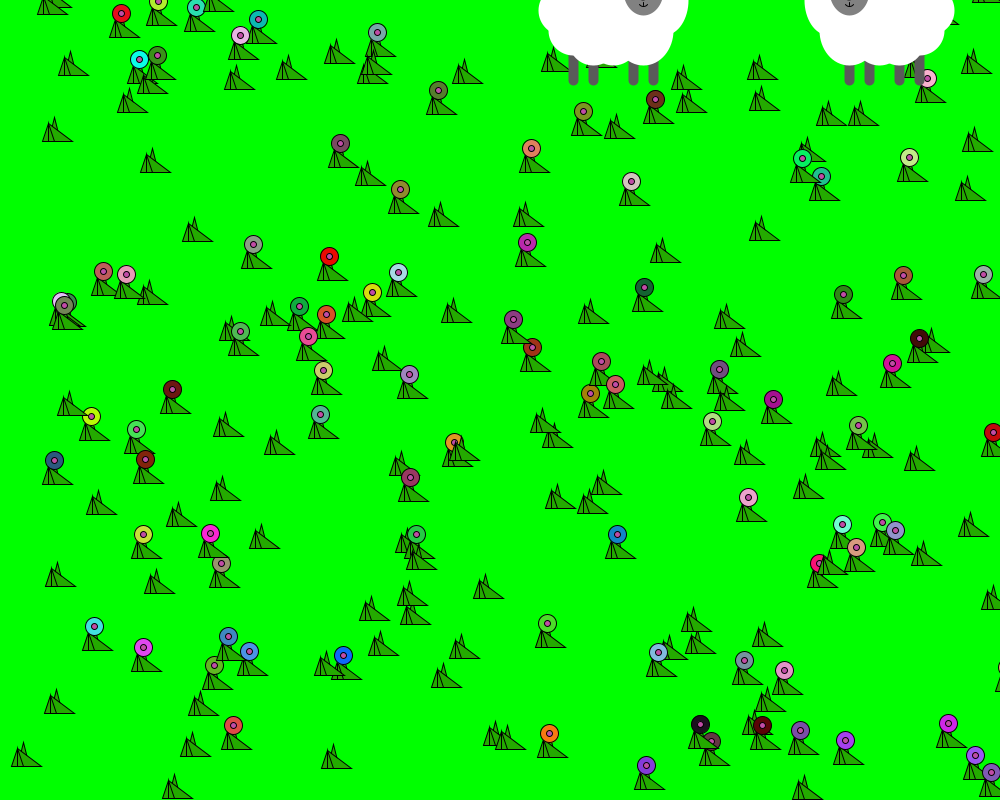
Frame 1 (no input)
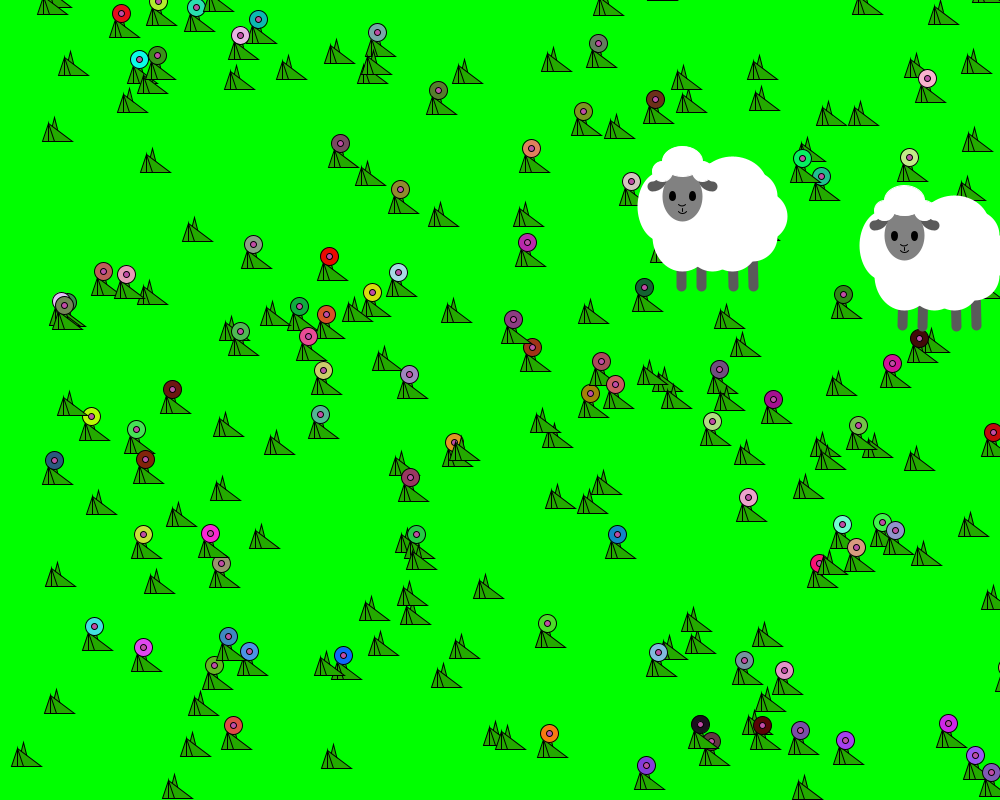
Frame 60 (the mouse pressed at the canvas centre just before this capture)
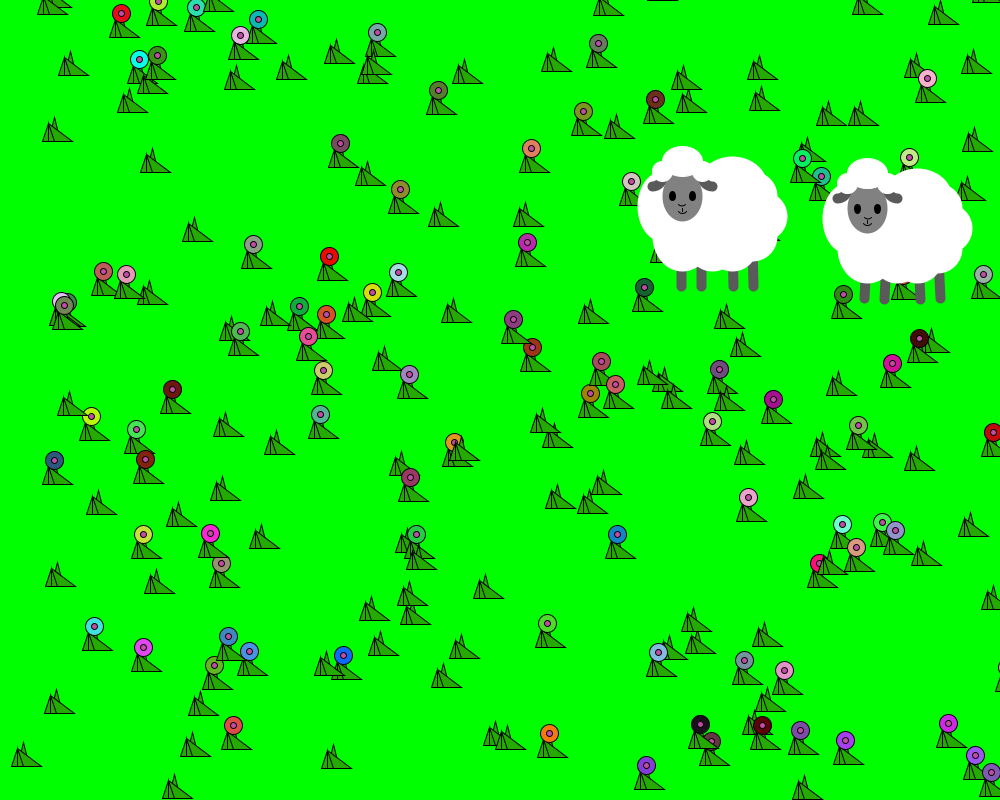
Frame 120 (the mouse held since frame 60 and released just before this capture)

The Processing sketch that drew these frames (run headless with seeded random() and noise(); from frame 60 on, the mouse is pressed at the canvas centre):

// Processing sketch: jumping_sheep
// ── jumping_sheep.pde
void setup(){
  size(1000,800);
  g=height/120;    //잔디 모눈 한칸값
  s=height/80;    //양 모눈 한칸값
  sx1=random(s*8,width-s*8); sy1=random(s*8,height-s*8);    //양1의 x,y좌표
  sx2=random(s*8,width-s*8); sy2=random(s*8,height-s*8);    //양2의 x,y좌표
  sdx1=1; sdy1=1; ss1=random(3,6);    //양1의 x,y좌표 이동방향, 양1의 속도, 점프속도, 점프좌표
  sdx2=-1; sdy2=1; ss2=random(2,4);    //양2의 x,y좌표 이동방향, 양2의 속도, 점프속도, 점프좌표
  p=1; m=-1;
}

int g;    //잔디 모눈 한칸값
int s;    //양 모눈 한칸값
float sx1,sy1;    //양1의 x,y좌표
float sx2,sy2;    //양2의 x,y좌표
float sdx1,sdy1,ss1,sa1,sjy1;    //양1의 x,y좌표 이동방향, 속도, 점프속도, 점프좌표
float sfl1,sbl1;    //양1 다리 각
float sdx2,sdy2,ss2,sa2,sjy2;    //양2의 x,y좌표 이동방향, 속도, 점프속도, 점프좌표
float sfl2,sbl2;    //양2 다리 각
float p,m;

int start=-2000;
int timer=2000;

int k;


void draw(){
  background(#00FF00);
  
  randomSeed(10);
  for(int m=0; m<100; m++){
    stroke(0);
    grass(random(width),random(height));
    flower(random(width),random(height),random(256),random(256),random(256));
  }
  
  sheep(sx1,sjy1,sdx1,sfl1,sbl1);
  sheep(sx2,sjy2,sdx2,sfl2,sbl2);
  
  int time=millis();
  
  if(time-start<timer){
    k++;
  }else{
    if(k!=0){
      k=0;
    }
    //양1 x축 움직임
    sx1+=ss1*sdx1;    //x축이동
    if(sx1+s*6>width || sx1-s*6<0){
      sdx1*=-1;
    }
  
    //양1 y축 움직임
    sa1+=ss1*0.02;    //점프속도
    sy1+=+ss1*0.1*sdy1;    //y축 이동
    sjy1=sy1-abs(sin(sa1))*s*5;    //점프
    if(sy1+s*6>height || sy1-s*6<0){
      sdy1*=-1;
    }
  
    //양1 다리 각도
    sfl1+=ss1*0.01*p;
    sbl1+=ss1*0.01*m;
    if(sfl1>60 || sfl1<0){
      p*=-1;
    }else if(sbl1<-60 || sbl1>0){
      m*=-1;
    }
  }
  
  
  if(time-start>1000 && time-start<timer){
  }else{
    //양2 x축 움직임
    sx2+=ss2*sdx2;    //x축이동
    if(sx2+s*6>width || sx2-s*6<0){
      sdx2*=-1;
    }
  
    //양2 y축 움직임
    sa2+=ss2*0.02;    //y축이동
    sy2+=+ss2*0.1*sdy2;    //점프속도
    sjy2=sy2-abs(sin(sa2))*s*5;    //점프
    if(sy2+s*6>height || sy2-s*6<0){
      sdy2*=-1;
    }
  
    //양2 다리 각도
    sfl2+=ss2*0.01*p;
    sbl2+=ss2*0.01*m;
  
    if(sfl2>60 || sfl2<0){
      p*=-1;
    }else if(sbl2<-60 || sbl2>0){
      m*=-1;
    }
  }
  
  if(sdx1!=sdx2 && sx2-s*13<sx1 && sx1<sx2+s*13 && sy2-s*15<sy1&&sy1<sy2+s*16 && k==0){    //두 양이 충돌했을때
    sdx1=-sdx1;    //첫째양의 방향이 바뀐다
    sdx2=-sdx2;    //둘째양의 방향이 바뀐다
    start=millis();
  }
}


void grass(float gi,float gt){    //잔디밭
  fill(#24AA00);    //잔디색: 초록색
  triangle(gi+g,gt,gi+g*3,gt,gi+g*2,gt-g*4);    //잔디그리기1
  triangle(gi,gt,gi+g*5,gt,gi+g,gt-g*3);    //잔디그리기2
  triangle(gi+g,gt,gi+g*2,gt,gi+g,gt-g*3);    //잔디그리기3
}

void flower(float fi,float ft,float R,float G,float B){    //꽃
  fill(#24AA00);    //잔디색: 초록색
  triangle(fi+g*6,ft,fi+g*8,ft,fi+g*7,ft-g*4);    //잔디그리기1
  triangle(fi+g*5,ft,fi+g*10,ft,fi+g*6,ft-g*3);    //잔디그리기2
  triangle(fi+g*6,ft,fi+g*7,ft,fi+g*6,ft-g*3);    //잔디그리기3
      
  fill(R,G,B);    //꽃잎색: 분홍색
  ellipse(fi+g*7,ft-g*4,g*3,g*3);    //꽃잎 그리기
  fill(#C14CA6);    //꽃중앙색: 진한분홍색
  ellipse(fi+g*7,ft-g*4,g,g);   //꽃중앙 그리기
}

void sheep(float sx,float sy,float sd,float sfl,float sbl){
  if(sd==1){
    pushMatrix();
    translate(sx-s*4,sy);
    rotate(radians(sfl));
    strokeWeight(10);
    stroke(#5A5A5A);    //다리색: 진회색
    line(-s, s*4,-s, s*8);    //다리그리기1
    line(s, s*4,s, s*8);    //다리그리기2
    popMatrix();
    
    pushMatrix();
    translate(sx+s*2,sy);
    rotate(radians(sbl));
    strokeWeight(10);
    stroke(#5A5A5A);    //다리색: 진회색
    line(-s, s*4,-s, s*8);    //다리그리기3
    line(s, s*4,s, s*8);    //다리 그리기4
    popMatrix();
    
    fill(255);    //몸통색: 흰색
    stroke(255);    //몸통의 원 라인색: 흰색
    ellipse(sx-s, sy, s*8,s*8);    //매인몸통 그리기
    
    ellipse(sx+s*4, sy, s*4,s*6);    //몸통털그리기1
    ellipse(sx+s*2, sy+s*3, s*5,s*6);    //몸통털그리기2
    ellipse(sx-s, sy+s*4, s*4,s*4);    //몸통털그리기3
    ellipse(sx-s*3, sy+s*4, s*4,s*4);    //몸통털그리기4
    ellipse(sx-s*5, sy+s*3, s*4,s*4);    //몸통털그리기5
    ellipse(sx-s*6, sy+s, s*4,s*4);    //몸통털그리기6
    ellipse(sx-s*5, sy-s, s*4,s*4);    //몸통털그리기7
    ellipse(sx-s*3, sy-s*2, s*6,s*5);    //몸통털그리기8
    
    fill(#818181);    //머리색: 회색
    ellipse(sx+s*2, sy-s, s*5,s*6);    //머리

    strokeWeight(10);    //귀굵기: 10
    stroke(#5A5A5A);    //귀색: 진회색
    noFill();    //귀 채우지 않기
    arc(sx-s, sy-s*3,s*2,s*2,radians(0),radians(90));    //왼쪽귀
    arc(sx+s*5,sy-s*3,s*2,s*2,radians(90),radians(180));    //오른쪽귀

    strokeWeight(5);    //눈 굵기: 5
    stroke(0);    //눈의 원 라인색: 검은색
    fill(0);    //눈색: 검은색
    ellipse(sx+s, sy-s, s/4,s/2);    //왼쪽눈
    ellipse(sx+s*3, sy-s, s/4,s/2);    //오른쪽눈

    strokeWeight(1);    //코,인중,입 굵기: 1
    noFill();    //코, 입 채우지 않기
    arc(sx+s*2, sy-s/2,s,s,radians(45),radians(135));    //코그리기
    line(sx+s*2, sy+s/4,sx+s*2, sy+s/2);    //인중그리기
    arc(sx+s*2, sy+s/4,s,s,radians(35),radians(145));    //입그리기

    fill(255);    //머리털색: 흰색
    stroke(255);    //머리털의 원 라인색: 흰색
    ellipse(sx+s*2, sy-s*9/2, s*4,s*3);    //머리털그리기1
    ellipse(sx+s*4, sy-s*7/2, s*2,s*2);    //머리털그리기2
    ellipse(sx, sy-s*7/2, s*2,s*2);    //머리털그리기3
  }else if(sd==-1){
    pushMatrix();
    translate(sx-s*2,sy);
    rotate(radians(sfl));
    strokeWeight(10);
    stroke(#5A5A5A);    //다리색: 진회색
    line(-s, s*4,-s, s*8);    //다리그리기1
    line(s, s*4,s, s*8);    //다리그리기2
    popMatrix();
    
    pushMatrix();
    translate(sx+s*3,sy);
    rotate(radians(sbl));
    strokeWeight(10);
    stroke(#5A5A5A);    //다리색: 진회색
    line(-s, s*4,-s, s*8);    //다리그리기3
    line(s, s*4,s, s*8);    //다리 그리기4
    popMatrix();
    
    fill(255);    //몸통색: 흰색
    stroke(255);    //몸통의 원 라인색: 흰색
    ellipse(sx+s, sy, s*8,s*8);    //매인몸통 그리기

    ellipse(sx-s*5, sy, s*4,s*6);    //몸통털그리기1
    ellipse(sx-s*3, sy+s*3, s*5,s*6);    //몸통털그리기2
    ellipse(sx, sy+s*4, s*4,s*4);    //몸통털그리기3
    ellipse(sx+s*2, sy+s*4, s*4,s*4);    //몸통털그리기4
    ellipse(sx+s*4, sy+s*3, s*4,s*4);    //몸통털그리기5
    ellipse(sx+s*5, sy+s, s*4,s*4);    //몸통털그리기6
    ellipse(sx+s*4, sy-s, s*4,s*4);    //몸통털그리기7
    ellipse(sx+s*2, sy-s*2, s*6,s*5);    //몸통털그리기8

    fill(#818181);    //머리색: 회색
    ellipse(sx-s*3, sy-s, s*5,s*6);    //머리

    strokeWeight(10);    //귀굵기: 10
    stroke(#5A5A5A);    //귀색: 진회색
    noFill();    //귀 채우지 않기
    arc(sx-s*6, sy-s*3,s*2,s*2,radians(0),radians(90));    //왼쪽귀
    arc(sx,sy-s*3,s*2,s*2,radians(90),radians(180));    //오른쪽귀

    strokeWeight(5);    //눈 굵기: 5
    stroke(0);    //눈의 원 라인색: 검은색
    fill(0);    //눈색: 검은색
    ellipse(sx-s*4, sy-s, s/4,s/2);    //왼쪽눈
    ellipse(sx-s*2, sy-s, s/4,s/2);    //오른쪽눈

    strokeWeight(1);    //코,인중,입 굵기: 1
    noFill();    //코, 입 채우지 않기
    arc(sx-s*3, sy-s/2,s,s,radians(45),radians(135));    //코그리기
    line(sx-s*3, sy+s/4,sx-s*3, sy+s/2);    //인중그리기
    arc(sx-s*3, sy+s/4,s,s,radians(35),radians(145));    //입그리기

    fill(255);    //머리털색: 흰색
    stroke(255);    //머리털의 원 라인색: 흰색
    ellipse(sx-s*3, sy-s*9/2, s*4,s*3);    //머리털그리기1
    ellipse(sx-s, sy-s*7/2, s*2,s*2);    //머리털그리기2
    ellipse(sx-s*5, sy-s*7/2, s*2,s*2);    //머리털그리기3
  }
}
